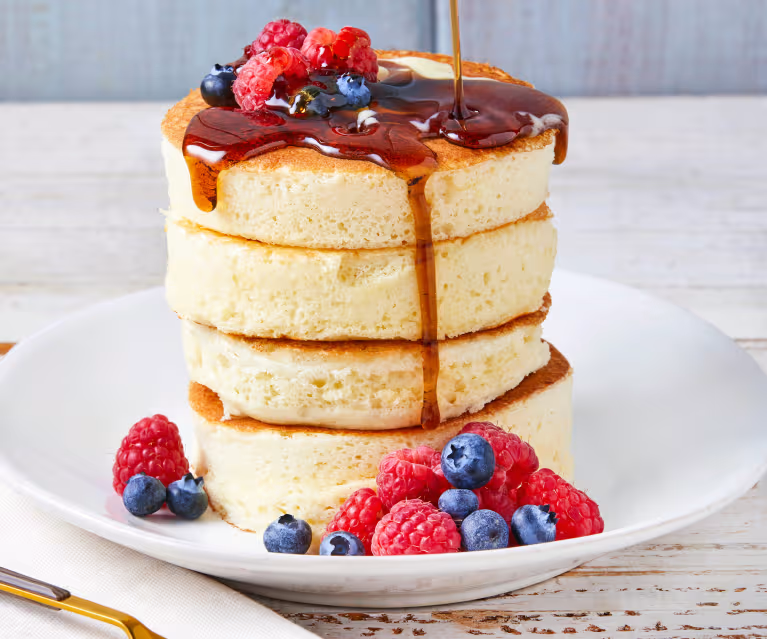
#> input picture images/Pancake.png, 767 x 639 px; its folder holds 4 pictures in this run
$ python -i project.py   (imports and definitions only)
#> lines starting #> are read from the running program, lines starting #| are printed output that depends on the picture
### database.py
import sqlite3
from tkinter import messagebox

def connect_db():
    '''Connect to the SQLite database.'''
    try:
        conn = sqlite3.connect('bakery.db')  # Replace with your DB filename
        return conn
    except sqlite3.Error as e:
        messagebox.showerror('Database Error', f"Failed to connect: {e}")
        return None

def create_db():
    '''Create the database and tables if they don't exist.'''
    conn = connect_db()  # Use the connect_db function to establish a connection
    if conn:
        cursor = conn.cursor()
        # Create the Bakery table if it doesn't exist
        cursor.execute('''
        CREATE TABLE IF NOT EXISTS Bakery (
            id INTEGER PRIMARY KEY AUTOINCREMENT,
            name TEXT NOT NULL,
            phone TEXT NOT NULL,
            role TEXT NOT NULL,
            gender TEXT NOT NULL
        )
        ''')

        # Create the users table if it doesn't exist
        cursor.execute('''
        CREATE TABLE IF NOT EXISTS users (
            id INTEGER PRIMARY KEY AUTOINCREMENT,
            username TEXT NOT NULL,
            password TEXT NOT NULL
        )
        ''')

        conn.commit()  # Commit the changes to the database
        conn.close()   # Close the connection

# Call the create_db function to create tables if necessary
create_db()

### project.py
from tkinter import *
from tkinter import messagebox
import random
import os
from PIL import Image, ImageTk
from database import *

# [4 lines not run here, left out]
# [1 line that did not run here, left out]
img1=os.path.join(os.path.dirname(__file__), "images", "bakery.png")
img = PhotoImage(file=img1)
# [1 line not run here, left out]
image1=os.path.join(os.path.dirname(__file__), "images", "imagdh design.png")
image = PhotoImage(file=image1)
# [1 line that did not run here, left out]
# [1 line not run here, left out]


# [1 line that did not run here, left out]
# [1 line not run here, left out]
# [1 line that did not run here, left out]
# [1 line not run here, left out]
# [1 line that did not run here, left out]
# [1 line not run here, left out]
# [1 line that did not run here, left out]
# [1 line not run here, left out]
account={}
# To enter username and password

# [67 lines left out: function L, not called in this run]

# [1 line that did not run here, left out]
# [1 line not run here, left out]

s=IntVar()
# [5 lines left out: function S, not called in this run]
# [1 line that did not run here, left out]
# [1 line not run here, left out]

# [90 lines left out: function R, not called in this run]
# [1 line that did not run here, left out]
# [1 line not run here, left out]
# [1 line that did not run here, left out]
# [1 line not run here, left out]
# Make a new account
cart=[]
def customer_page():
        customer_win = Toplevel()
        customer_win.geometry("1200x900")
        customer_win.title("Bakery products")
        customer_win.resizable(False,False)


        global cart
        products = [
            {'name': 'Pancake', 'price': 200, 'quantity': 1},
            {'name': 'Strawberry Cake', 'price': 500, 'quantity': 1},
            {'name': 'Chocolate Cake', 'price': 1000, 'quantity': 1},
            {'name': 'Fruit cake', 'price': 200, 'quantity': 1},
            {'name': 'Croissant','price' : 100, 'quantity': 1},
            {'name': 'Donut','price' : 50, 'quantity': 1}
        ]
        # [39 lines left out: functions add_to_cart, update_cart, change_quantity, update_product_list, buy, clear_cart, not called in this run]
        def Back():
            customer_win.destroy()
        Label(customer_win,text="Welcome to BSS1 Bakery",font=("Arial", 32, "bold")).pack()
        product_list_frame = Frame(customer_win)
        product_list_frame.pack(fill=BOTH,expand=True)
        product_labels = []


        img_path = os.path.join(os.path.dirname(__file__), "images", "Pancake.png")
        image = Image.open(img_path)
#> image is the input picture: PIL image 767x639 RGB; mean R, G, B 203.2, 180.3, 173
        size=image.resize((120,100),Image.LANCZOS)
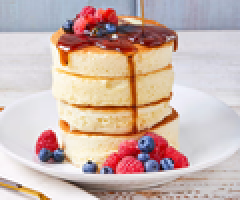
#> size: PIL image 120x100 RGB (shown 2 times larger); mean R, G, B 203.2, 180.3, 173
        photo = ImageTk.PhotoImage(size)

        lbl = Label(product_list_frame, image=photo)
        lbl.image = photo
        lbl.place(x=20,y=60)


        img_path1 = os.path.join(os.path.dirname(__file__), "images", "Strawberry.png")
        image1 = Image.open(img_path1)
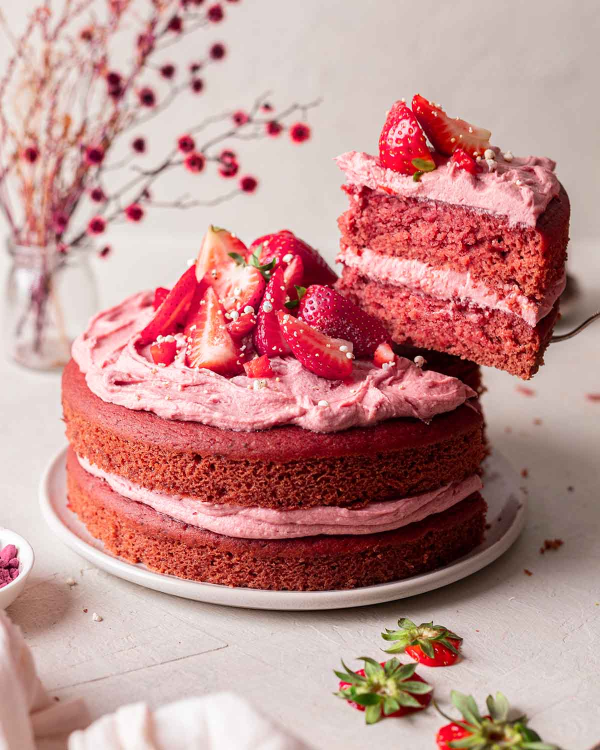
#> input picture images/Strawberry.png, 1200 x 1500 px (shown at 1/2 size)
#> image1 is the input picture: PIL image 1200x1500 RGB; mean R, G, B 193.1, 145.1, 142.5
        size1=image1.resize((120,100),Image.LANCZOS)
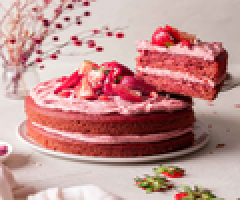
#> size1: PIL image 120x100 RGB (shown 2 times larger); mean R, G, B 193.1, 145.2, 142.5
        photo1 = ImageTk.PhotoImage(size1)

        lbl1 = Label(product_list_frame, image=photo1)
        lbl1.image = photo1
        lbl1.place(x=190,y=110)


        img_path2 = os.path.join(os.path.dirname(__file__), "images", "Chocolate.png")
#> (the run stopped early here; a loop or call above may not have finished)
